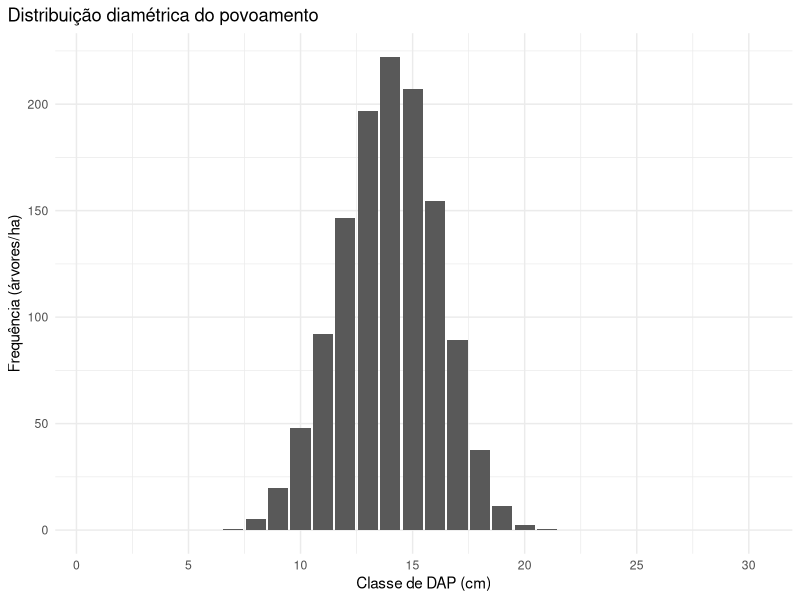
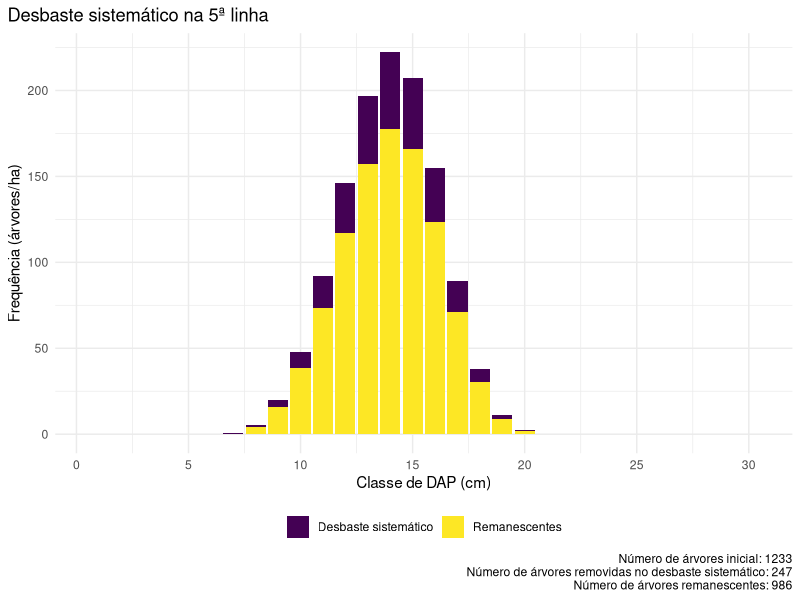
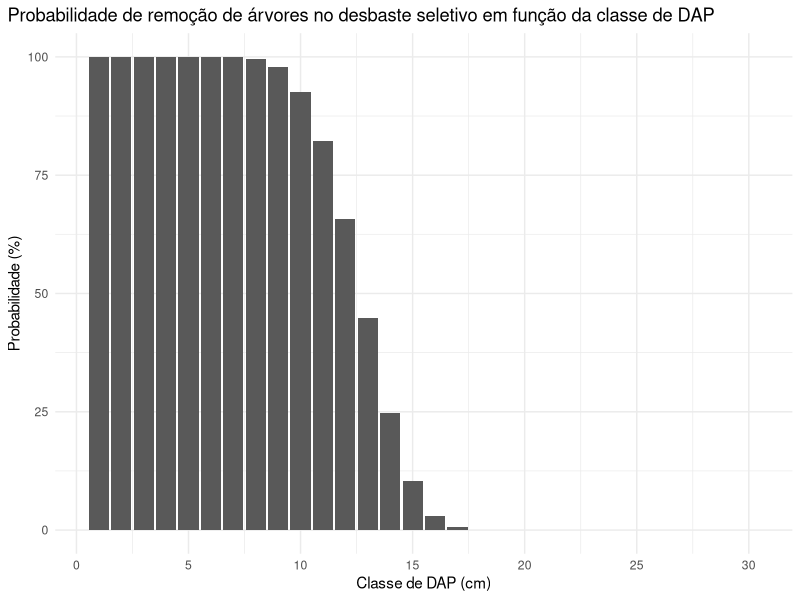
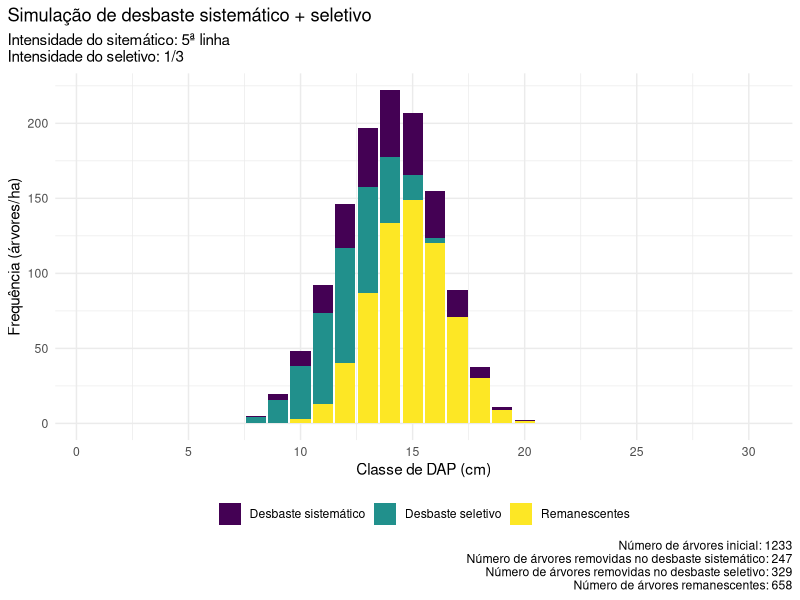
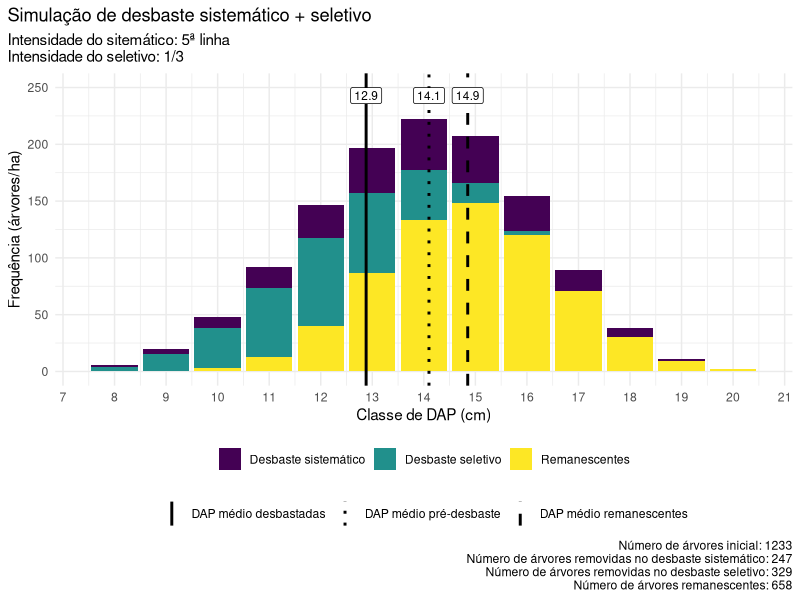

Recreate these plots in R, in order.
## ---- chunk 1
# função para recuperação do parâmetro c
c_function <- function (dap,dg,mindap,c,n){
  ((dap^2+(dap-mindap)^2*((gamma(1+2/c)/(gamma(1+1/c)^2)-1)/(1-(1/n)^(1+1/c))^2))-dg^2)^2
}

# função para recuperação do parâmetro a
a_function <- function(dap,dg,mindap,c,n){(dap-(dg-mindap))/(1-(1/n^(1+1/c)))}

# função para recuperação do parâmetro b
b_function <- function(dap,mindap,c,n){((dap-mindap)/gamma(1+1/c))*(1-1/(n^1+1/c))}

# função de densidade de probabilidade de weibull
weibull3p <- function(x,a,b,c){
  (c/b)*(((x-a)/b)^(c-1))*exp(-(((x-a)/b)^c))
}

# função de densidade de probabilidade de weibull acumulada
weibull3p_acum <- function(x,a,b,c){
  1 - exp(-((x-a)/b)^c)
}

## ---- chunk 2
# parâmetros conhecidos do povoamento
dap <- 14.1
dapmin <- 6.3
G <- 19.7
N <- 1233

# cálculo do dg
dg <- sqrt((G/N)*40000/pi)

# obtenção do parâmetro c
par_c <- optimize(
  c_function,
  lower = 0,
  upper = 100,
  tol = .001,
  dap = dap,
  dg = dg,
  mindap = dapmin,
  n = N
)$minimum

# obtenção do parâmetro a
par_a <- a_function(dap, dg, dapmin, par_c, N)

# obtenção do parâmetro b
par_b <- b_function(dap, dapmin, par_c, N)

# parâmetros de Weibull para a distribuição diamétrica do povoamento
c(a = par_a, b = par_b, c = par_c)
## ---- chunk 3
library(dplyr)
library(tidyr)
library(ggplot2)

# vetor de classes de diametro
classes_d <- seq(1,30,1)

# construir tabela de distribuicao diametrica
tab_distribuicao <- tibble(dap = classes_d) %>% 
  mutate(n = weibull3p(classes_d, par_a, par_b, par_c) * N) %>% 
  replace_na(list(n = 0))

# visualizar distribuicao diametrica
ggplot(tab_distribuicao, aes(x = dap, y = n))+
  geom_bar(stat = 'identity')+
  scale_x_continuous(breaks = seq(0,30,5))+
  labs(x = 'Classe de DAP (cm)',
       y = 'Frequência (árvores/ha)',
       title = 'Distribuição diamétrica do povoamento')+
  theme_minimal()+
  theme(plot.title.position = 'plot')
## ---- chunk 4
# definição da intensidade do desbaste sistemático
int_dbsist <- 1/5

# simulação de desbaste sistemático na quarta linha
tab_distribuicao <- tab_distribuicao %>% 
  # quantidade de árvores que são colhidas no desbaste sistematico
  mutate(
    `Desbaste sistemático` = n * int_dbsist
  ) %>% 
  # quantidade de árvores remanescentes
  mutate(
    `Remanescentes` = n - `Desbaste sistemático`
  )
# total de árvores colhidas no sistemático
n_colh_sist <- round(sum(tab_distribuicao$`Desbaste sistemático`))

# total de árvores remanescentes após o sistemático
n_rem_sist <- round(sum(tab_distribuicao$Remanescentes))

tab_distribuicao %>% 
  select(-n) %>% 
  pivot_longer(2:3, names_to = 'situacao', values_to = 'n') %>% 
ggplot(aes(x = dap, y = n, fill = situacao))+
  geom_bar(stat = 'identity')+
  scale_fill_viridis_d()+
  scale_x_continuous(breaks = seq(0,30,5))+
  labs(x = 'Classe de DAP (cm)',
       y = 'Frequência (árvores/ha)',
       title = 'Desbaste sistemático na 5ª linha',
       caption = paste0('Número de árvores inicial: ', N,'\n',
                        'Número de árvores removidas no desbaste sistemático: ', n_colh_sist,'\n',
                        'Número de árvores remanescentes: ', n_rem_sist))+
  theme_minimal()+
  theme(
    plot.title.position = 'plot',
    legend.position = 'bottom',
    legend.title = element_blank()
    )

## ---- chunk 5
# número de árvores que devem remanescer após o desbaste seletivo
nfinal <- 650

# intensidade do desbaste seletivo
int_dbsel <- (n_rem_sist - nfinal) / n_rem_sist

int_dbsel
## ---- chunk 6
# intensidade do desbaste seletivo (arredondado para 1/3)
int_dbsel <- 1/3

# Calcular a probabilidade de corte no desbaste seletivo por baixo por classe de diâmetro
tab_distribuicao <- tab_distribuicao %>% 
  # calcular a distribuição cumulativa
  mutate(
    dist_acum = weibull3p_acum(dap, par_a, par_b, par_c)
    ) %>% 
  replace_na(list(dist_acum=0)) %>% 
  # calcular a probabilidade de colheita
  mutate(
    prob_colh_sel = (1-dist_acum)^(1/int_dbsel-1)
  )

ggplot(tab_distribuicao) +
  geom_bar(aes(x = dap, y = prob_colh_sel * 100 ), stat = 'identity') +
  scale_x_continuous(breaks = seq(0,30,5)) +
  labs(x = 'Classe de DAP (cm)',
       y = 'Probabilidade (%)',
       title = 'Probabilidade de remoção de árvores no desbaste seletivo em função da classe de DAP') +
  theme_minimal() +
  theme(
    plot.title.position = 'plot',
    legend.position = 'bottom',
    legend.title = element_blank()
  )
## ---- chunk 7
tab_distribuicao <- tab_distribuicao %>% 
  # Numero de arvores a serem colhidas no desbaste seletivo
  mutate(
    `Desbaste seletivo` = Remanescentes * prob_colh_sel
    ) %>% 
  # Recalculo do numero de arvores remanescentes
  mutate(
    Remanescentes = n - (`Desbaste sistemático` + `Desbaste seletivo`)
  )


# total de árvores colhidas no seletivo
n_colh_sel <- round(sum(tab_distribuicao$`Desbaste seletivo`))

# total de árvores remanescentes após o desbaste seletivo + sistemático
n_rem_sist <- round(sum(tab_distribuicao$Remanescentes))

tab_distribuicao %>% 
  select(dap, `Desbaste sistemático`,`Desbaste seletivo`,Remanescentes) %>% 
  pivot_longer(2:4, names_to = 'situacao', values_to = 'n') %>% 
  mutate(situacao = factor(situacao, levels = c('Desbaste sistemático','Desbaste seletivo','Remanescentes'), ordered = T)) %>% 
ggplot(aes(x = dap, y = n, fill = situacao))+
  geom_bar(stat = 'identity')+
  scale_fill_viridis_d()+
  scale_x_continuous(breaks = seq(0,30,5))+
  labs(x = 'Classe de DAP (cm)',
       y = 'Frequência (árvores/ha)',
       title = 'Simulação de desbaste sistemático + seletivo',
       subtitle = 'Intensidade do sitemático: 5ª linha\nIntensidade do seletivo: 1/3',
       caption = paste0('Número de árvores inicial: ', N,'\n',
                        'Número de árvores removidas no desbaste sistemático: ', n_colh_sist,'\n',
                        'Número de árvores removidas no desbaste seletivo: ', n_colh_sel,'\n',
                        'Número de árvores remanescentes: ', n_rem_sist))+
  theme_minimal()+
  theme(
    plot.title.position = 'plot',
    legend.position = 'bottom',
    legend.title = element_blank()
    )

## ---- chunk 8

dap_medio_desb <- tab_distribuicao %>% 
  mutate(dap_x_n = dap * (`Desbaste seletivo` + `Desbaste sistemático`)) %>% 
  summarise(dapmedio = sum(dap_x_n)/sum((`Desbaste seletivo` + `Desbaste sistemático`))) %>% 
  pull(dapmedio)

dap_medio_pos_desb <- tab_distribuicao %>% 
  mutate(dap_x_n = dap * Remanescentes) %>% 
  summarise(dapmedio = sum(dap_x_n)/sum(Remanescentes)) %>% 
  pull(dapmedio)

dist_tab <- tab_distribuicao %>% 
  select(dap, `Desbaste sistemático`,`Desbaste seletivo`,Remanescentes) %>% 
  pivot_longer(2:4, names_to = 'situacao', values_to = 'n') %>% 
  mutate(situacao = factor(situacao, levels = c('Desbaste sistemático','Desbaste seletivo','Remanescentes'), ordered = T))

ggplot()+
  geom_bar(aes(x = dap, y = n, fill = situacao), stat = 'identity', dist_tab)+
  geom_vline(aes(xintercept = dap, linetype = 'DAP médio pré-desbaste'), size = 1)+
  geom_vline(aes(xintercept = dap_medio_pos_desb, linetype = 'DAP médio remanescentes'), size = 1)+
  geom_vline(aes(xintercept = dap_medio_desb, linetype = 'DAP médio desbastadas'), size = 1)+
  geom_label(aes(x = dap, y = 250, label = round(dap,1)), size = 3, vjust = 1)+
  geom_label(aes(x = dap_medio_pos_desb, y = 250, label = round(dap_medio_pos_desb,1)), size = 3, vjust = 1)+
  geom_label(aes(x = dap_medio_desb, y = 250, label = round(dap_medio_desb,1)), size = 3, vjust = 1)+
  scale_fill_viridis_d()+
  scale_linetype_manual(values = c('solid','dotted','dashed'))+
  scale_x_continuous(limits = c(7.5, 20.5), breaks = seq(0,30,1))+
  scale_y_continuous(limits = c(0, 250))+
  labs(x = 'Classe de DAP (cm)',
       y = 'Frequência (árvores/ha)',
       title = 'Simulação de desbaste sistemático + seletivo',
       subtitle = 'Intensidade do sitemático: 5ª linha\nIntensidade do seletivo: 1/3',
       caption = paste0('Número de árvores inicial: ', N,'\n',
                        'Número de árvores removidas no desbaste sistemático: ', n_colh_sist,'\n',
                        'Número de árvores removidas no desbaste seletivo: ', n_colh_sel,'\n',
                        'Número de árvores remanescentes: ', n_rem_sist))+
  theme_minimal()+
  theme(
    plot.title.position = 'plot',
    legend.position = 'bottom',
    legend.box = 'vertical',
    legend.title = element_blank()
    )

